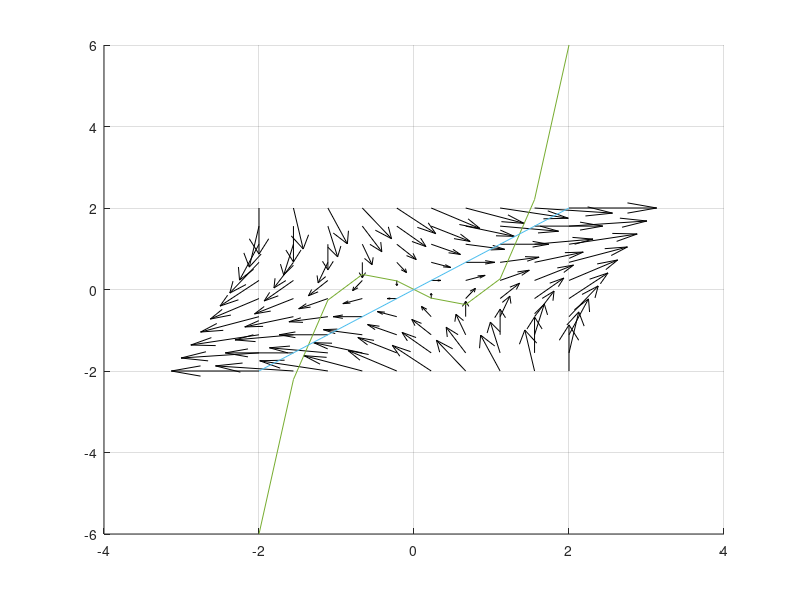
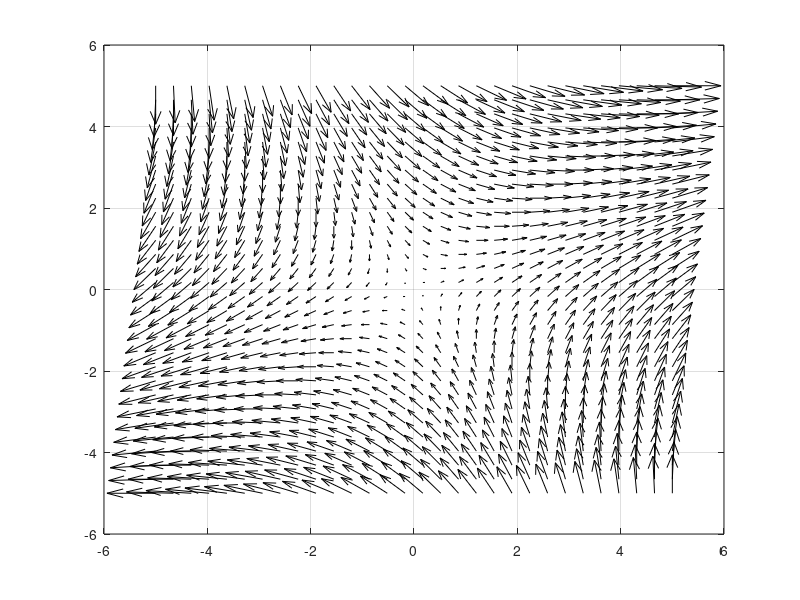

These charts were generated, in order, by the following MATLAB code:
[x,y] = meshgrid(linspace(-2,2, 10), linspace(-2,2,10));

figure(1)
    hold on
        
        quiver(x,y, x-x^3 + y, x-y, 2, 'color',[0 0 0]);
        x_plot = linspace(-2,2,10)
        plot(x_plot,(x_plot.^3 -x_plot))
        plot(x_plot, x_plot)
    hold off
grid

figure(2)
    [x,y] = meshgrid(linspace(-5,5, 30), linspace(-5,5,30));
    quiver(x,y, x-x^3 + y, x-y, 2, 'color',[0 0 0]);
grid
